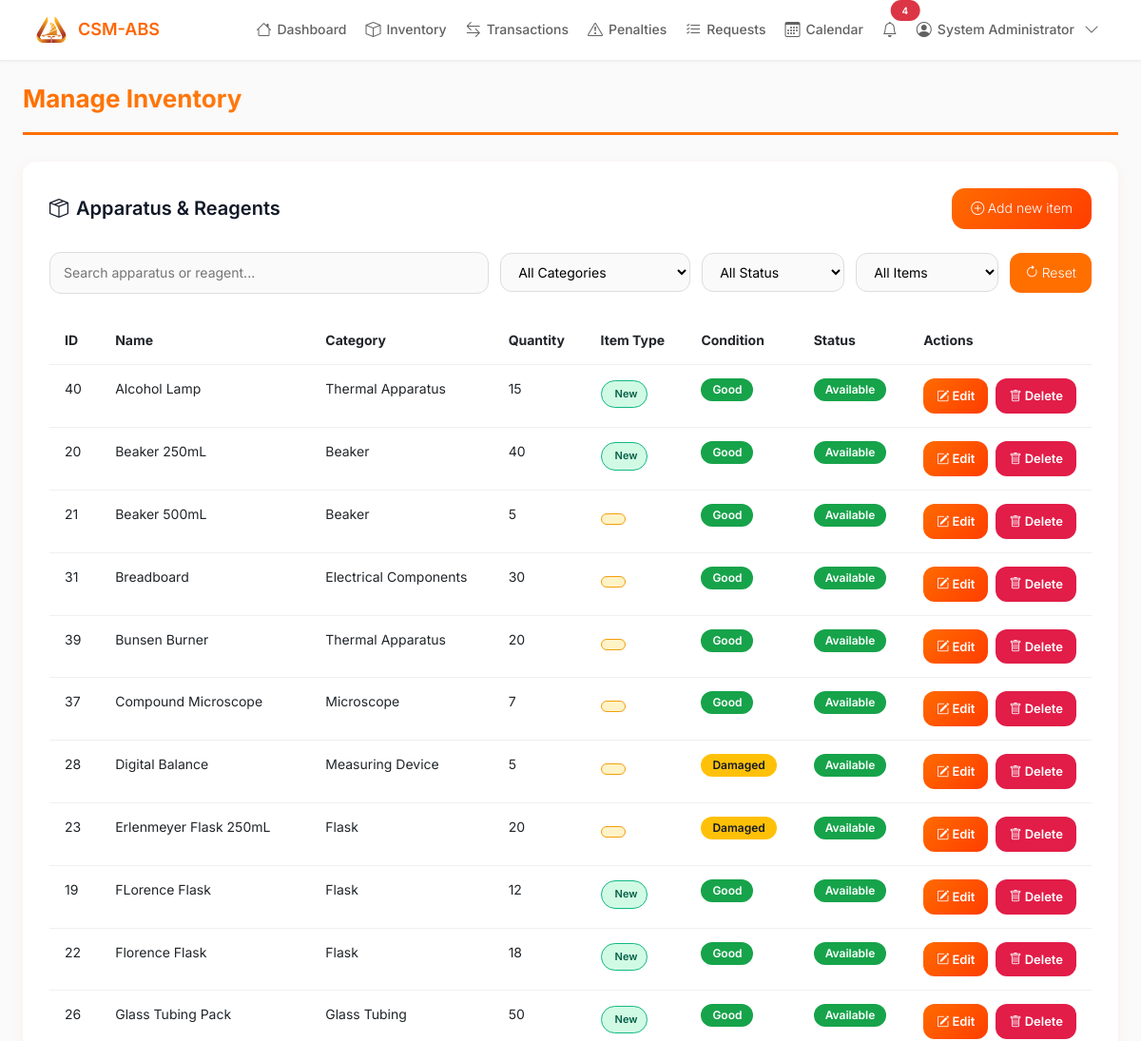
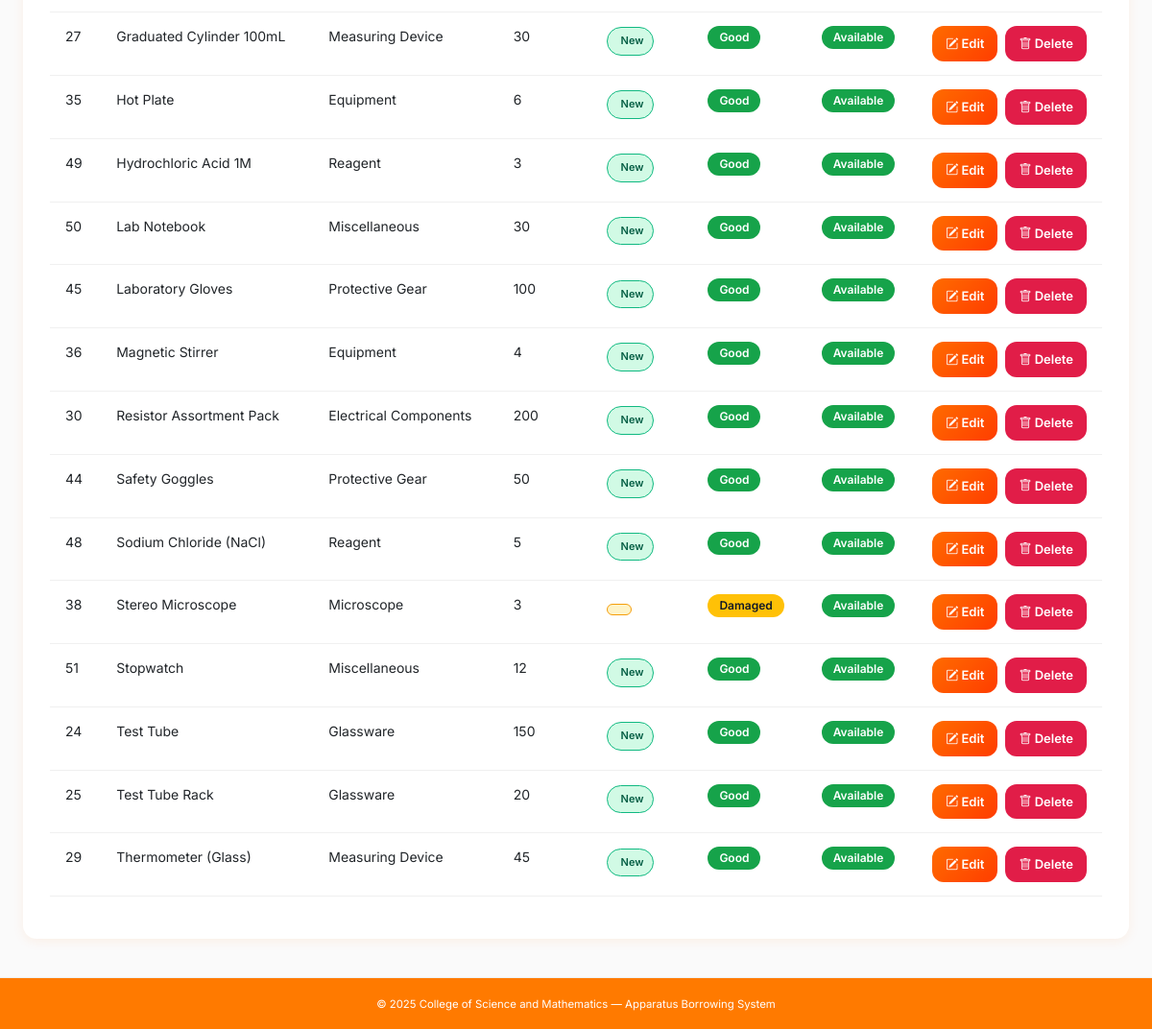
The app's page /manage_inventory.php (signed in) with its own data (2 pictures, top to bottom).
### tables this page shows
CREATE TABLE `apparatus` (
  `apparatus_id` int(11) NOT NULL,
  `name` varchar(100) NOT NULL,
  `category` varchar(50) DEFAULT NULL,
  `quantity` int(11) DEFAULT 0,
  `condition` varchar(50) NOT NULL DEFAULT 'Good',
  `description` text DEFAULT NULL,
  `status` enum('Available','Borrowed','Damaged','Maintenance') DEFAULT 'Available',
  `item_condition` enum('new','old') NOT NULL DEFAULT 'new' COMMENT 'Indicates whether the apparatus is new or used/old'
);

### manage_inventory.php (the view, shortened to what this page needs)
<?php
$role = $_SESSION['role'];
require_once 'includes/header.php';
$search = $_GET['search'] ?? '';
$query = "SELECT apparatus_id, name, category, quantity, description, status, `condition`, item_condition FROM apparatus WHERE 1=1";
$query .= " ORDER BY name ASC";
$result = $conn->query($query);
?>
<div class="page-header">
    <h2><?= $role === 'student' ? 'Available Apparatus & Reagents' : 'Manage Inventory' ?></h2>
</div>
<div class="inventory-card">
    <div class="header-actions">
        <h3>
            <i class="bi bi-box-seam"></i>
            <?= $role === 'student' ? 'Browse Inventory' : 'Apparatus & Reagents' ?>
        </h3>
        <?php if ($role === 'admin'): ?>
            <a href="manage_inventory_add.php" class="btn-add">
                <i class="bi bi-plus-circle"></i>
                <span style="font-weight: 300;">Add new item</span>
            </a>
        <?php endif; ?>
    </div>
    <form id="filterForm" method="GET" class="filter-form">
        <input type="text" name="search" id="searchInput" placeholder="Search apparatus or reagent..." value="<?= htmlspecialchars($search); ?>">
        <select name="filter_category" id="filterCategory">
            <option value="">All Categories</option>
        </select>
        <?php if ($role !== 'student'): ?>
            <select name="filter_status" id="filterStatus">
                <option value="">All Status</option>
            </select>
        <?php endif; ?>
        <select name="filter_item_condition" id="filterItemCondition">
            <option value="">All Items</option>
        </select>
        <a href="manage_inventory.php" class="btn-reset"><i class="bi bi-arrow-clockwise"></i> <span style="font-weight: 300;">Reset</span></a>
    </form>
    <div class="table-responsive">
        <table class="table">
            <thead>
                <tr>
                    <th>ID</th>
                    <th>Name</th>
                    <th>Category</th>
                    <th>Quantity</th>
                    <th>Item Type</th>
                    <th>Condition</th>
                    <th>Status</th>
                    <?php if ($role === 'admin'): ?>
                        <th width="180">Actions</th>
                    <?php endif; ?>
                </tr>
            </thead>
            <tbody>
                <?php if ($result && $result->num_rows > 0): ?>
                    <?php while ($row = $result->fetch_assoc()): ?>
                        <tr>
                            <td><?= $row['apparatus_id'] ?></td>
                            <td><?= htmlspecialchars($row['name']) ?></td>
                            <td><?= htmlspecialchars($row['category']) ?></td>
                            <td><?= htmlspecialchars($row['quantity']) ?></td>
                            <td>
                                <?php
                                $item_condition = $row['item_condition'] ?? 'new';
                                $badge_class = $item_condition === 'new' ? 'item-badge-new' : 'item-badge-old';
                                ?>
                                <span class="item-badge <?= $badge_class ?>">
                                    <span><?= ucfirst($item_condition) ?></span>
                                </span>
                            </td>
                            <td>
                                <span class="badge <?= strtolower($row['condition'] ?? 'good') === 'good' ? 'badge-success' : 'badge-warning'; ?>">
                                    <?= htmlspecialchars(ucfirst($row['condition'] ?? 'Good')); ?>
                                </span>
                            </td>
                            <td>
                                <?php
                                $statusClass = match(strtolower($row['status'])) {
                                    'pending' => 'badge-warning',
                                    'approved' => 'badge-success',
                                    'rejected' => 'badge-danger',
                                    'released' => 'badge-info',
                                    'returned' => 'badge-violet',
                                    default => 'badge-success',
                                };
                                ?>
                                <span class="badge <?= $statusClass ?>"><?= htmlspecialchars(ucfirst($row['status'])); ?></span>
                            </td>
                            <?php if ($role === 'admin'): ?>
                                <td>
                                    <div class="action-btns">
                                        <a href="manage_inventory_edit.php?id=<?= $row['apparatus_id'] ?>" class="btn-edit">
                                            <i class="bi bi-pencil-square"></i> Edit
                                        </a>
                                        <a href="manage_inventory.php?delete=<?= $row['apparatus_id'] ?>" onclick="return confirm('Are you sure you want to delete this item?');" class="btn-delete">
                                            <i class="bi bi-trash"></i> Delete
                                        </a>
                                    </div>
                                </td>
                            <?php endif; ?>
                        </tr>
                    <?php endwhile; ?>
                <?php endif; ?>
            </tbody>
        </table>
    </div>
</div>
<?php
require_once 'includes/footer.php';
?>

### includes/header.php (style rules this page uses)
:root { --primary: #FF6600; --primary-dark: #E65100; --primary-light: #FFE0CC; --gray-50: #FAFAFA; --gray-100: #F5F5F5; --gray-200: #EEEEEE; --gray-300: #E0E0E0; --gray-700: #616161; --gray-900: #212121; --radius: 8px; --shadow-sm: 0 1px 3px rgba(0,0,0,0.05); --shadow-md: 0 2px 6px rgba(0,0,0,0.08); }
* { margin: 0; padding: 0; box-sizing: border-box; }
body { font-family: 'Inter', -apple-system, BlinkMacSystemFont, 'Segoe UI', sans-serif; font-size: 14px; color: var(--gray-900); background: var(--gray-50); line-height: 1.6; }

### manage_inventory.php (style rules this page uses)
* { box-sizing: border-box; margin: 0; padding: 0; }
.page-header { margin-bottom: 28px; padding-bottom: 20px; border-bottom: 3px solid #FF6F00; }
.page-header h2 { background: linear-gradient(135deg, #FF6F00, #FFA040); -webkit-background-clip: text; -webkit-text-fill-color: transparent; font-size: 26px; margin: 0; font-weight: 700; }
.inventory-card { background: #fff; padding: 28px; border-radius: 14px; box-shadow: 0 3px 12px rgba(255,111,0,0.08); }
.header-actions { display: flex; justify-content: space-between; align-items: center; margin-bottom: 24px; }
.header-actions h3 { font-size: 20px; font-weight: 600; margin: 0; color: #111827; display: flex; align-items: center; gap: 8px; }
.btn-add { background: linear-gradient(135deg, #FF6B00, #FF3D00); color: white; padding: 10px 20px; border-radius: 14px; text-decoration: none; font-weight: 600; transition: all 0.3s; }
.btn-reset { background: #FF6F00; color: white; padding: 10px 16px; border-radius: 12px; text-decoration: none; font-weight: 600; border: none; cursor: pointer; transition: all 0.3s; }
.filter-form { display: flex; flex-wrap: wrap; gap: 12px; margin-bottom: 24px; align-items: center; }
.filter-form input, .filter-form select { padding: 10px 14px; border: 1px solid #ddd; border-radius: 12px; font-size: 14px; background: #fafafa; }
.filter-form input { flex: 1; min-width: 200px; }
.filter-form select { min-width: 150px; }
.table { width: 100%; border-collapse: collapse; }
.table thead { background: linear-gradient(135deg, #FF6F00, #FFA040); color: #fff; }
.table th, .table td { padding: 14px 16px; text-align: left; font-size: 14px; border-bottom: 1px solid #f0f0f0; }
.badge { padding: 6px 12px; border-radius: 20px; font-weight: 600; font-size: 12px; text-transform: capitalize; }
.badge-success { background: #16A34A; color: #fff; }
.badge-warning { background: #FFC107; color: #111827; }
.item-badge { padding: 5px 10px; border-radius: 15px; font-weight: 600; font-size: 11px; display: inline-flex; align-items: center; gap: 4px; }
.item-badge-new { background: #D1FAE5; color: #065F46; border: 1px solid #10B981; }
.item-badge-old { background: #FEF3C7; color: #92400E; border: 1px solid #F59E0B; }
.action-btns { display: flex; gap: 8px; flex-wrap: nowrap; justify-content: flex-start; align-items: center; white-space: nowrap; }
.btn-edit, .btn-delete { padding: 8px 14px; border-radius: 12px; text-decoration: none; font-weight: 600; font-size: 13px; transition: all 0.3s; }
.btn-edit { background: linear-gradient(135deg, #FF6B00, #FF3D00); color: white; }
.btn-delete { background: #E11D48; color: white; }

### records on screen
apparatus: apparatus_id "40", name "Alcohol Lamp", category "Thermal Apparatus", quantity "15", item_condition "New", condition "Good", status "Available"
apparatus: apparatus_id "20", name "Beaker 250mL", category "Beaker", quantity "40", item_condition "New", condition "Good", status "Available"
apparatus: apparatus_id "21", name "Beaker 500mL", category "Beaker", quantity "5", condition "Good", status "Available"
apparatus: apparatus_id "31", name "Breadboard", category "Electrical Components", quantity "30", condition "Good", status "Available"
apparatus: apparatus_id "39", name "Bunsen Burner", category "Thermal Apparatus", quantity "20", condition "Good", status "Available"
apparatus: apparatus_id "37", name "Compound Microscope", category "Microscope", quantity "7", condition "Good", status "Available"
apparatus: apparatus_id "28", name "Digital Balance", category "Measuring Device", quantity "5", condition "Damaged", status "Available"
apparatus: apparatus_id "23", name "Erlenmeyer Flask 250mL", category "Flask", quantity "20", condition "Damaged", status "Available"
apparatus: apparatus_id "19", name "FLorence Flask", category "Flask", quantity "12", item_condition "New", condition "Good", status "Available"
apparatus: apparatus_id "22", name "Florence Flask", category "Flask", quantity "18", item_condition "New", condition "Good", status "Available"
apparatus: apparatus_id "26", name "Glass Tubing Pack", category "Glass Tubing", quantity "50", item_condition "New", condition "Good", status "Available"
apparatus: apparatus_id "27", name "Graduated Cylinder 100mL", category "Measuring Device", quantity "30", item_condition "New", condition "Good", status "Available"
apparatus: apparatus_id "35", name "Hot Plate", category "Equipment", quantity "6", item_condition "New", condition "Good", status "Available"
apparatus: apparatus_id "49", name "Hydrochloric Acid 1M", category "Reagent", quantity "3", item_condition "New", condition "Good", status "Available"
apparatus: apparatus_id "50", name "Lab Notebook", category "Miscellaneous", quantity "30", item_condition "New", condition "Good", status "Available"
apparatus: apparatus_id "45", name "Laboratory Gloves", category "Protective Gear", quantity "100", item_condition "New", condition "Good", status "Available"
apparatus: apparatus_id "36", name "Magnetic Stirrer", category "Equipment", quantity "4", item_condition "New", condition "Good", status "Available"
apparatus: apparatus_id "30", name "Resistor Assortment Pack", category "Electrical Components", quantity "200", item_condition "New", condition "Good", status "Available"
apparatus: apparatus_id "44", name "Safety Goggles", category "Protective Gear", quantity "50", item_condition "New", condition "Good", status "Available"
apparatus: apparatus_id "48", name "Sodium Chloride (NaCl)", category "Reagent", quantity "5", item_condition "New", condition "Good", status "Available"
apparatus: apparatus_id "38", name "Stereo Microscope", category "Microscope", quantity "3", condition "Damaged", status "Available"
apparatus: apparatus_id "51", name "Stopwatch", category "Miscellaneous", quantity "12", item_condition "New", condition "Good", status "Available"
apparatus: apparatus_id "24", name "Test Tube", category "Glassware", quantity "150", item_condition "New", condition "Good", status "Available"
apparatus: apparatus_id "25", name "Test Tube Rack", category "Glassware", quantity "20", item_condition "New", condition "Good", status "Available"
apparatus: apparatus_id "29", name "Thermometer (Glass)", category "Measuring Device", quantity "45", item_condition "New", condition "Good", status "Available"

### other values on screen
$unread_notifications "4"
$_SESSION['full_name'] "System Administrator"
